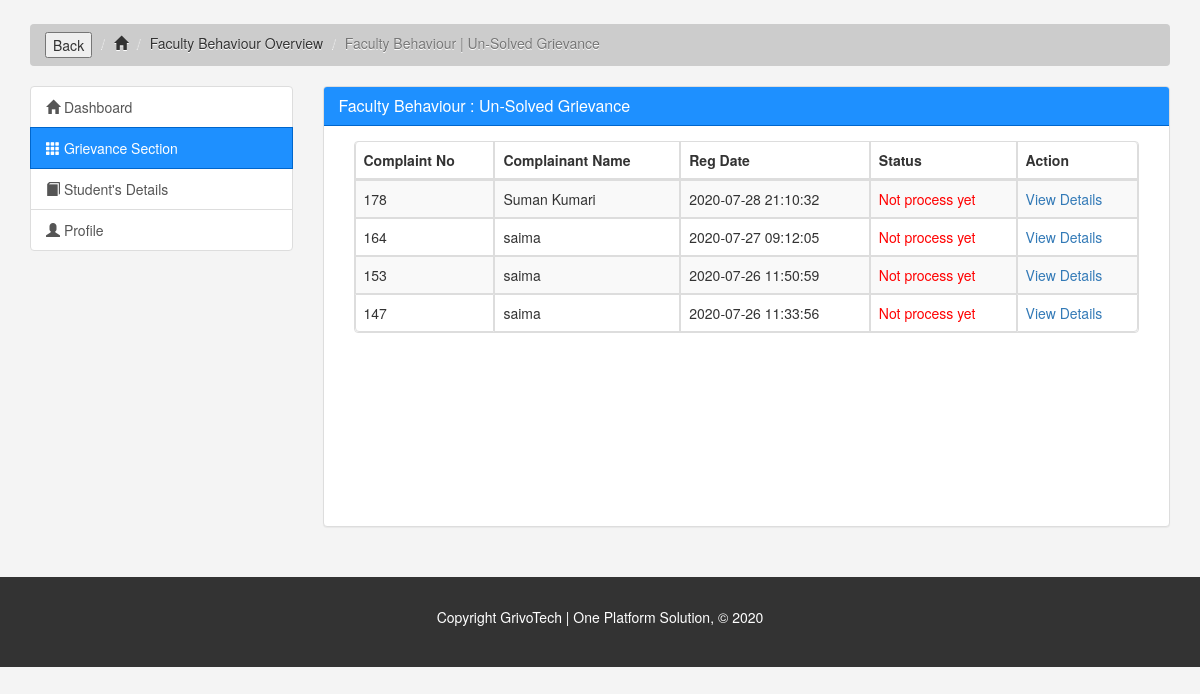
Before: /college/facultyBehaviour1.php (signed in) with the older database file.
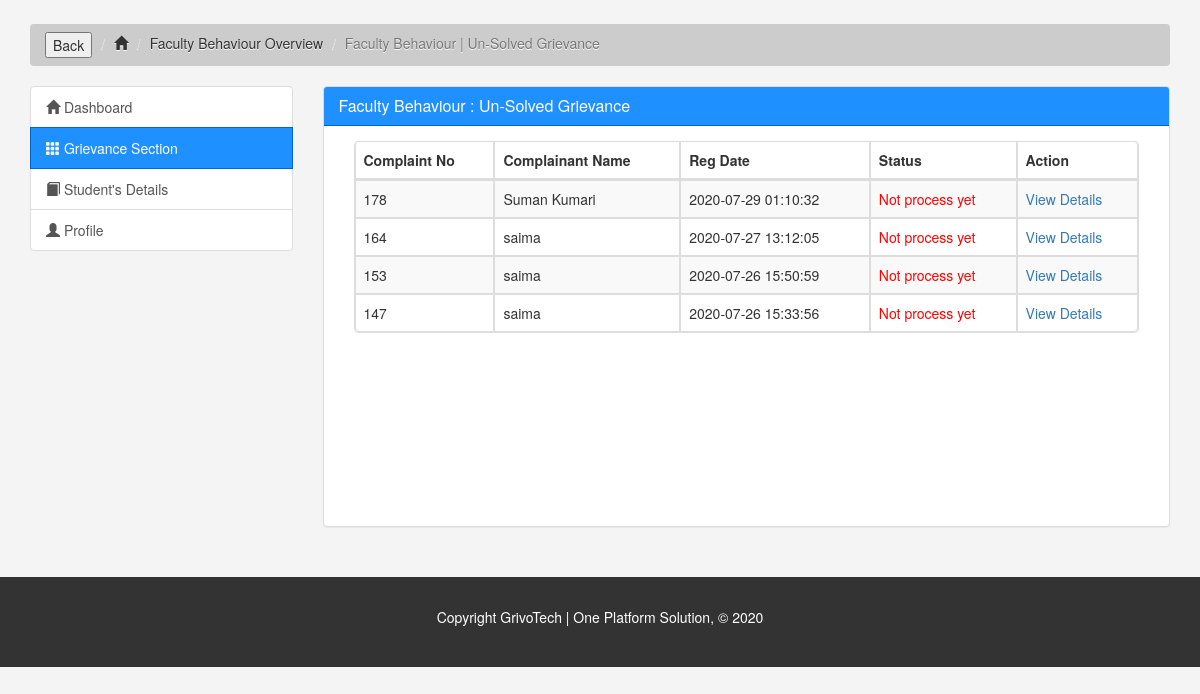
After: the same page with the newer database file.
### tables this page shows
CREATE TABLE `complain` (
  `complaintNumber` int(11) NOT NULL,
  `userId` int(11) DEFAULT NULL,
  `grievanceId` int(11) DEFAULT NULL,
  `complain` mediumtext DEFAULT NULL,
  `proof` varchar(255) DEFAULT NULL,
  `isAnonymous` int(11) DEFAULT NULL,
  `regDate` timestamp NULL DEFAULT current_timestamp(),
  `status` varchar(50) DEFAULT NULL,
  `lastUdationDate` timestamp NULL DEFAULT NULL ON UPDATE current_timestamp(),
  `isGroupComplaint` tinyint(1) NOT NULL
);

CREATE TABLE `student` (
  `student_id` int(11) NOT NULL,
  `name` varchar(30) NOT NULL,
  `email` varchar(40) NOT NULL,
  `password` varchar(100) NOT NULL,
  `mobile` varchar(10) NOT NULL,
  `aadhar` varchar(16) NOT NULL,
  `college` varchar(80) NOT NULL,
  `course` varchar(25) NOT NULL,
  `branch` varchar(45) NOT NULL,
  `start` varchar(10) NOT NULL,
  `end` int(10) NOT NULL,
  `city` varchar(25) NOT NULL,
  `state` varchar(25) NOT NULL,
  `registration` int(50) NOT NULL,
  `userImage` varchar(255) DEFAULT NULL,
  `regDate` timestamp NOT NULL DEFAULT current_timestamp(),
  `updationDate` timestamp NULL DEFAULT NULL ON UPDATE current_timestamp(),
  `status` int(1) DEFAULT NULL
);

### college/facultyBehaviour1.php (the view, shortened to what this page needs)
<?php
include('../include/db.php');
if(strlen($_SESSION['alogin'])==0)
	{
header('location:cllglogin.php');
}
else{
?>
<!DOCTYPE html>
<html lang="en">
<head>
	<link href="css/bootstrap.min.css" rel="stylesheet">
	<link rel="stylesheet" href="https://maxcdn.bootstrapcdn.com/bootstrap/3.3.7/css/bootstrap.min.css">
	<link rel="stylesheet" href="https://cdnjs.cloudflare.com/ajax/libs/font-awesome/4.7.0/css/font-awesome.min.css">
		<link rel="stylesheet" href="css/fac_style.css">
</head>
<body>
	<section id="breadcrumb">
		<div class="container" style="margin-top: 2%;">
			 <ol class="breadcrumb">
			 	<li><input type="button" value="Back" onclick="history.go(-1)"></li>
			 	<li><a href="index.php"><span class="glyphicon glyphicon-home" aria-hidden="true"></span></a></li>
			 	<li><a href="facultyBehaviourGrievance.php" style="text-decoration: none;">Faculty Behaviour Overview</a></li>
			 	<li class="active">Faculty Behaviour | Un-Solved Grievance</li>
			 </ol>
		</div>
	</section>
	<section id="main">
		<div class="container">
			<div class="row">
				<div class="col-md-3">
					<div class="list-group">
						<a href="index.php" class="list-group-item"><span class="glyphicon glyphicon-home" aria-hidden="true"></span> Dashboard</a>
						<a href="grievance_section.php" class="list-group-item active main-color-bg"><span class="glyphicon glyphicon-th" aria-hidden="true"></span> Grievance Section</a>
						<a href="studentdetails.php" class="list-group-item"><span class="glyphicon glyphicon-book" aria-hidden="true"></span> Student's Details</a>
						<a href="facultyprofile.php" class="list-group-item"><span class="glyphicon glyphicon-user" aria-hidden="true"></span> Profile</a>
					</div>
				</div>
				<div class="col-md-9">
					<div class="panel panel-default">
						<div class="panel-heading main-color-bg">
							<h3 class="panel-title">Faculty Behaviour : Un-Solved Grievance</h3>
						</div>
						<div class="panel-body" style="min-height: 400px;">
							  <div class="col-sm-9 col-md-12 mt-5">
								  <table cellpadding="0" cellspacing="0" border="0" class="datatable-1 table table-bordered table-striped	table-responsive display" >
									<thead>
										<tr>
											<th>Complaint No</th>
											<th>Complainant Name</th>
											<th>Reg Date</th>
											<th>Status</th>
											<th>Action</th>
										</tr>
									</thead>
                                    <tbody>
                              <?php
                              $query=mysqli_query($db,"select complain.*,student.name as name from complain join student on student.student_id=complain.userId where complain.status is null and complain.grievanceId='3' ORDER BY regDate DESC");
                             while($row=mysqli_fetch_array($query))
                              {
                                   ?>
										<tr>
											<td><?php echo htmlentities($row['complaintNumber']);?></td>
											<td><?php echo htmlentities($row['name']);?></td>
											<td><?php echo htmlentities($row['regDate']);?></td>
											<td style="color:red;">Not process yet</td>
											<td>   <a href="complaint-details.php?cid=<?php echo htmlentities($row['complaintNumber']);?>"> View Details</a>
											</td>
											</tr>
										<?php  } ?>
										</tbody>
								</table>
							 </div>
													</div>
					</div>
				</div>
			</div>
		</div>
	</section>
	<?php include('../include/footer.php'); ?>
</body>
</html>
<?php } ?>

Changed rows visible on the page:
changed complain "Suman Kumari": regDate "2020-07-28 21:10:32" → "2020-07-29 01:10:32"
changed complain id 164: regDate "2020-07-27 09:12:05" → "2020-07-27 13:12:05"
changed complain id 153: regDate "2020-07-26 11:50:59" → "2020-07-26 15:50:59"
changed complain id 147: regDate "2020-07-26 11:33:56" → "2020-07-26 15:33:56"
